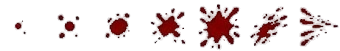
#> input picture assets/blood.png, 340 x 51 px, given in place of Screenshot_2026-08-06_161737-removebg-preview (1).png, which was not available
$ python mkflash.py
#> lines starting #> are read from the running program, lines starting #| are printed output that depends on the picture; pictures that were not available may be replaced by others from this repository, and a replacement may not be noted
# -*- coding: utf-8 -*-
"""Turn the single muzzle-flash artwork into an 8-frame sheet.

The game anchors a flash by the LEFT edge of the frame, vertically centred, at
the muzzle - so every frame keeps the barrel end pinned there and the flash
blooms out to the right.
"""
import os
from PIL import Image

SRC = os.path.expanduser('~/Downloads/Screenshot_2026-08-06_161737-removebg-preview (1).png')
OUT = 'assets/flash.png'

im = Image.open(SRC).convert('RGBA')
#> im is the input picture: PIL image 340x51 RGBA; mean R, G, B, A 22.9, 5.7, 6.1, 35.4
print('source', im.size)
#| source (340, 51)

bb = im.getbbox()
#> bb = (14, 3, 339, 51)
im = im.crop(bb)
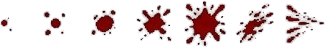
#> im: PIL image 325x48 RGBA; mean R, G, B, A 25.4, 6.3, 6.8, 39.3; transparent parts drawn white
print('cropped to content', im.size)
#| cropped to content (325, 48)

# the game draws a frame at half its pixel size, and a flash should read as
# roughly a third of the character's height - so bring the art down to suit
BASE = 0.58
im = im.resize((max(1, int(im.size[0] * BASE)), max(1, int(im.size[1] * BASE))), Image.LANCZOS)
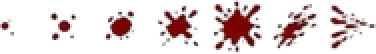
#> im: PIL image 188x27 RGBA (shown 2 times larger); mean R, G, B, A 27.9, 8.2, 8.8, 39.4; transparent parts drawn white
print('scaled for the game', im.size)
#| scaled for the game (188, 27)

W, H = im.size
#> W = 188; H = 27
SCALE = [0.42, 0.78, 1.00, 1.06, 0.98, 0.84, 0.64, 0.44]
ALPHA = [0.95, 1.00, 1.00, 0.94, 0.80, 0.60, 0.38, 0.18]
N = len(SCALE)

FW = int(round(W * 1.06)) + 2
#> FW = 201
FH = int(round(H * 1.06)) + 2
#> FH = 31
sheet = Image.new('RGBA', (FW * N, FH), (0, 0, 0, 0))
#> sheet: PIL image 1608x31 RGBA; every value is 0

for i in range(N):
    sc, al = SCALE[i], ALPHA[i]
    w = max(1, int(round(W * sc)))
    h = max(1, int(round(H * sc)))
    f = im.resize((w, h), Image.LANCZOS)
    if al < 1:
        a = f.getchannel('A').point(lambda v: int(v * al))
        f.putalpha(a)
    # barrel end pinned to the left edge, centred vertically
    sheet.alpha_composite(f, (i * FW, (FH - h) // 2))
#> this loop made 8 passes
#> pass 2, `f = im.resize((w, h), Image.LANCZOS)`:
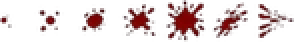
#> f: PIL image 147x21 RGBA (shown 2 times larger); mean R, G, B, A 30.3, 8.1, 8.6, 39.7; transparent parts drawn white
#> after the loop:
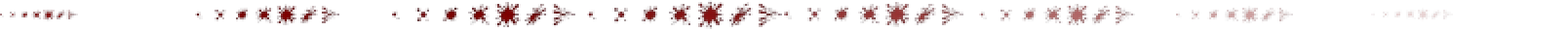
#> sheet: PIL image 1608x31 RGBA (shown at 1/2 size); mean R, G, B, A 15.1, 4, 4.3, 16.9; transparent parts drawn white

sheet.save(OUT)
print('%s  %dx%d  frame %dx%d  %d frames' % (OUT, sheet.size[0], sheet.size[1], FW, FH, N))
#| assets/flash.png  1608x31  frame 201x31  8 frames

$ run again, on assets/blood_splat.png
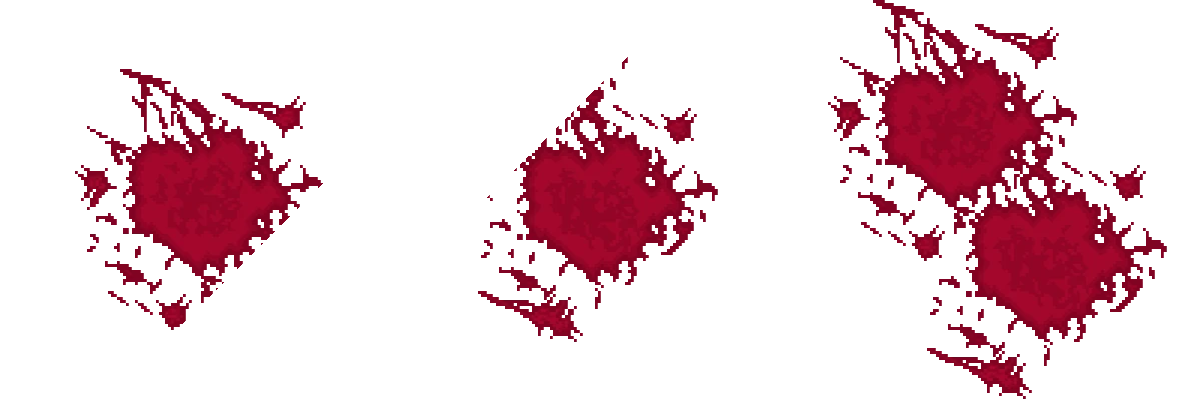
#> input picture assets/blood_splat.png, 1197 x 399 px, given in place of Screenshot_2026-08-06_161737-removebg-preview (1).png, which was not available
#> im is the input picture: PIL image 1197x399 RGBA; mean R, G, B, A 27.7, 1.3, 7.7, 48.4
#| source (1197, 399)
#> bb = (75, 0, 1167, 399)
#| cropped to content (1092, 399)
#| scaled for the game (633, 231)
#> after the loop `for i in range(N):`:
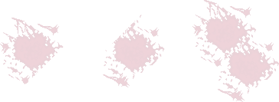
#> f: PIL image 279x102 RGBA; mean R, G, B, A 47.5, 3.6, 13.6, 9.4; transparent parts drawn white
#> after the loop `for i in range(N):`:
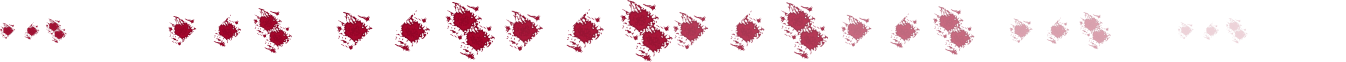
#> sheet: PIL image 5384x247 RGBA (shown at 1/4 size); mean R, G, B, A 23, 1.8, 6.9, 24.6; transparent parts drawn white
#| assets/flash.png  5384x247  frame 673x247  8 frames
